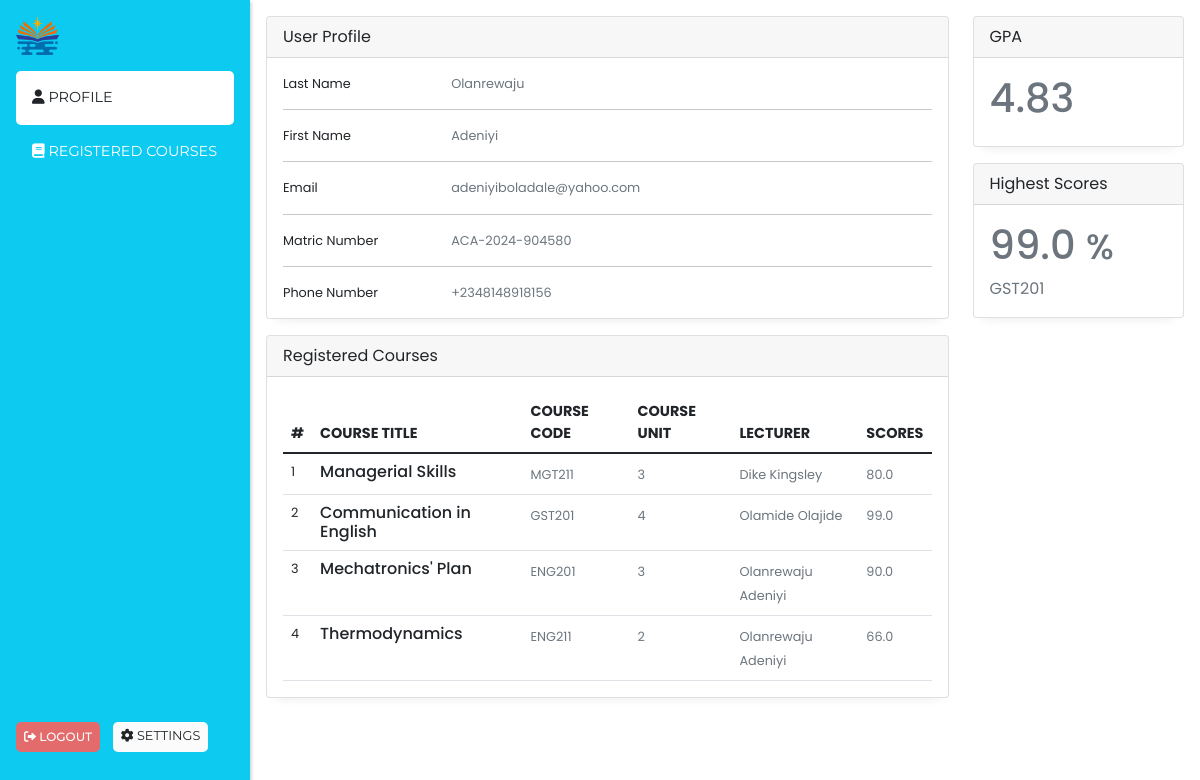
Screenshot of /student_dashboard (signed in) with the database file from the repository.
### models/students.py (models this page shows, shortened)
class Student(db.Model, UserMixin):
    __tablename__ = "students"
    id = db.Column(db.String(50), default=hexid, primary_key=True, index=True)
    first_name = db.Column(db.String(80), nullable=False)
    last_name = db.Column(db.String(80), nullable=False)
    email = db.Column(db.String(120), unique=True, nullable=False)
    phone = db.Column(db.String(20), nullable=False)
    active = db.Column(db.Boolean, default=True)
    stud_id = db.Column(
        db.String(50),
        unique=True,
        nullable=False,
        default=code_generator(f"ACA-{datetime.now().year}-"),
    )
    gpa = db.Column(db.Float, nullable=False, default=0.00)
    password = db.Column(
        db.Text, nullable=False, default=student_default_password("academia")
    )
    changed_password = db.Column(db.Boolean, nullable=False, default=False)
    created_at = db.Column(db.DateTime, nullable=False, default=datetime.utcnow)
    registered_courses = db.relationship(
        "CourseRegistered", cascade="all, delete", backref="student", lazy=True
    )

### models/course_registered.py (models this page shows, shortened)
class CourseRegistered(db.Model, UserMixin):
    __tablename__ = "course_registered"
    id = db.Column(db.String(50), default=hexid, primary_key=True, index=True)
    score = db.Column(db.Float, nullable=False, default=0.0)
    grade = db.Column(db.String(10), default="N/A")
    student_id = db.Column(db.String(50), db.ForeignKey("students.id"), nullable=False)
    course_id = db.Column(db.String(50), db.ForeignKey("courses.id"), nullable=False)

### models/courses.py (models this page shows, shortened)
class Course(db.Model, UserMixin):
    __tablename__ = "courses"
    id = db.Column(db.String(50), default=hexid, primary_key=True, index=True)
    course_title = db.Column(db.String(100), nullable=False)
    course_code = db.Column(db.String(80), unique=True, nullable=False)
    year = db.Column(db.Integer, nullable=False, default=datetime.now().year)
    course_unit = db.Column(db.Integer, nullable=False)
    created_at = db.Column(db.DateTime, nullable=False, default=datetime.now)
    teacher_id = db.Column(db.String(50), db.ForeignKey("admin.id"))
    registered_courses = db.relationship(
        "CourseRegistered", backref="course", lazy=True, cascade="all, delete"
    )
    student_registered = db.relationship(
        "CourseRegistered",
        viewonly=True,
        overlaps="course,registered_courses",
        backref="student_",
    )

### models/admin.py (models this page shows, shortened)
class Admin(db.Model, UserMixin):
    __tablename__ = "admin"
    id = db.Column(db.String(50), default=hexid, primary_key=True, index=True)
    first_name = db.Column(db.String(50), nullable=False)
    last_name = db.Column(db.String(50), nullable=False)
    active = db.Column(db.Boolean, default=True)
    adm_id = db.Column(
        db.String(50), unique=True, nullable=False, default=generate_admin_id
    )
    email = db.Column(db.String(120), unique=True, nullable=False)
    is_superadmin = db.Column(db.Boolean, default=False)
    phone_number = db.Column(db.String(50), nullable=True)
    role_id = db.Column(db.String(50), db.ForeignKey("role.id"), nullable=False)
    password = db.Column(db.Text, nullable=False)
    date_created = db.Column(db.DateTime, default=datetime.now)
    courses = db.relationship(
        "Course", cascade="all, delete", backref="lecturer", lazy=True
    )

### endpoints/student.py (the view)
@student.route("/student_dashboard", methods=["GET"])
@login_required
@student_required
def student_dashboard():
    alert = session.pop("alert", None)
    bg_color = session.pop("bg_color", None)
    all_registered_courses = CourseRegistered.query.filter_by(
        student_id=current_user.id
    )
    highest_score = all_registered_courses.order_by(desc(CourseRegistered.score)).first()
    return render_template(
        "student_templates/home.html",
        student_dashboard=True,
        alert=alert,
        bg_color=bg_color,
        all_registered_courses=all_registered_courses,
        highest_score=highest_score
    )

### app_config.py (called while the page is built)
def create_app(config=config_object["development"]):
    app = Flask(__name__)
    app.config.from_object(config)
    cors.init_app(app)
    login_manager.init_app(app)
    db.init_app(app)
    migrate.init_app(app, db)
    @login_manager.user_loader
    def load_user(user_id):
        logged_user = Admin.query.get(user_id)
        if not logged_user:
            logged_user = Student.query.get(user_id)
        return logged_user
    @login_manager.unauthorized_handler
    def unauthorized():
        session["alert"] = "Please login to access this page"
        session["bg_color"] = "danger"
        return redirect(url_for("school.login"))
    @app.errorhandler(404)
    def page_not_found(e):
        return render_template("404.html")
    app.register_blueprint(admin_blueprint)
    app.register_blueprint(school_blueprint)
    app.register_blueprint(student_blueprint)
    return app

### templates/student_templates/home.html (shortened to what this page needs)
{% extends 'student_templates/student_layout.html' %}
{% block content %}
<div class="row">
    <div class="col-md-9">
        <div class="card">
            <div class="card-header">
                User Profile
            </div>
            <div class="card-body">
                <div class="row">
                    <div class="col-sm-3">
                      <p class="mb-0">Last Name</p>
                    </div>
                    <div class="col-sm-9">
                      <p class="text-muted mb-0">{{current_user.last_name}}</p>
                    </div>
                  </div>
                  <hr>
                  <div class="row">
                    <div class="col-sm-3">
                      <p class="mb-0">First Name</p>
                    </div>
                    <div class="col-sm-9">
                      <p class="text-muted mb-0">{{current_user.first_name}}</p>
                    </div>
                  </div>
                  <hr>
                  <div class="row">
                    <div class="col-sm-3">
                      <p class="mb-0">Email</p>
                    </div>
                    <div class="col-sm-9">
                      <p class="text-muted mb-0">{{current_user.email}}</p>
                    </div>
                  </div>
                  <hr>
                  <div class="row">
                    <div class="col-sm-3">
                      <p class="mb-0">Matric Number</p>
                    </div>
                    <div class="col-sm-9">
                      <p class="text-muted mb-0">{{current_user.stud_id}}</p>
                    </div>
                  </div>
                  <hr>
                <div class="row">
                    <div class="col-sm-3">
                      <p class="mb-0">Phone Number</p>
                    </div>
                    <div class="col-sm-9">
                      <p class="text-muted mb-0">{{current_user.phone}}</p>
                    </div>
                  </div>
            </div>
        </div>
    </div>
    <div class="col-md-3 d-none d-md-block">
        <div class="">
        <div class="card">
            <div class="card-header">
                GPA
            </div>
            <div class="card-body">
                <h1 class="text-muted">{{current_user.gpa}}</h1>
            </div>
        </div>
        <div class="card mt-3">
            <div class="card-header">
                Highest Scores
            </div>
            <div class="card-body">
                <h1 class="text-muted">{{highest_score.score}} <small>%</small></h1>
                <span class="text-muted">{{highest_score.course.course_code}}</span>
            </div>
        </div>
    </div>
    </div>
</div>
<div class="row mt-3">
    <div class="col-md-9">
        <div class="card">
            <div class="card-header">
                <span>Registered Courses</span>
            </div>
            <div class="card-body">
                <div class="row">
                    <div class="col-md-12">
                        <div class="table-responsive">
                            <table class="table no-wrap user-table mb-0">
                                <thead>
                                    <tr>
                                        <th scope="col" class="border-0 text-uppercase font-medium pl-4" style="font-size: .9rem;">#</th>
                                        <th scope="col" class="border-0 text-uppercase font-medium" style="font-size: .9rem;">Course Title</th>
                                        <th scope="col" class="border-0 text-uppercase font-medium" style="font-size: .9rem;">Course Code</th>
                                        <th scope="col" class="border-0 text-uppercase font-medium" style="font-size: .9rem;">Course Unit</th>
                                        <th scope="col" class="border-0 text-uppercase font-medium" style="font-size: .9rem;">Lecturer</th>
                                        <th scope="col" class="border-0 text-uppercase font-medium" style="font-size: .9rem;">Scores</th>
                                    </tr>
                                </thead>
                                <tbody>
                                    {% for course in all_registered_courses %}
                                    <tr>
                                        <td class="pl-4" style="font-size: .8rem;">{{loop.index}}</td>
                                        <td>
                                            <h5 class="font-medium mb-0" style="font-size: 1rem;">{{course.course.course_title}}</h5>
                                        </td>
                                        <td>
                                            <span class="text-muted" style="font-size: .8rem;">{{course.course.course_code}}</span>
                                        </td>
                                        <td>
                                            <span class="text-muted" style="font-size: .8rem;">{{course.course.course_unit}}</span>
                                        </td>
                                        <td>
                                            <span class="text-muted" style="font-size: .8rem;">{{course.course.lecturer.last_name}} {{course.course.lecturer.first_name}}</span>
                                        </td>
                                        <td>
                                            <span class="text-muted" style="font-size: .8rem;">{{course.score}}</span>
                                        </td>
                                    </tr>
                                    {% endfor %}
                                </tbody>
                            </table>
                        </div>
                    </div>
                </div>
                </div>
            </div>
        </div>
    </div>
</div>
{% endblock content %}

### templates/student_templates/student_layout.html (shortened to what this page needs)
<!DOCTYPE html>
<html lang="en">
<head>
    <link
      href="https://cdnjs.cloudflare.com/ajax/libs/font-awesome/6.0.0/css/all.min.css"
      rel="stylesheet"
    />
    <link href="https://cdnjs.cloudflare.com/ajax/libs/twitter-bootstrap/5.1.3/css/bootstrap.min.css" rel="stylesheet">
    <link href="https://maxcdn.bootstrapcdn.com/font-awesome/4.7.0/css/font-awesome.min.css" rel="stylesheet" />
</head>
<body>
    <div class="sidebar bg-info" id="sidebar">
        <div class="p-3">
            <div class="mb-3 d-flex align-items-center">
                <img
            src="{{ url_for('static', filename='logo2.png') }}"
            alt="company's logo"
            style="width: 2.7rem;"
          />
            </div>
            <div class="d-flex flex-column">
            <a href="{{url_for('student.student_dashboard')}}" class="{% if student_dashboard %} bg-white text-dark {% endif %} p-3 sidemenu_link">
                <i class="fas fa-user"></i> Profile</a>
            <a href="{{url_for('student.registered_courses')}}" class="p-3 sidemenu_link {% if registered_courses %} bg-white text-dark {% endif %}">
                <i class="fas fa-book"></i> Registered Courses</a>
            </div>
            <div>
                <div class="d-flex position-fixed bottom-0 mb-5 h5">
                <a class="p-2 sidemenu_link text-white" data-bs-toggle="modal"
                data-bs-target="#exampleModall" style="font-size: .75rem; cursor: pointer; background: rgb(227, 107, 107);">
                <i class="fas fa-sign-out-alt"></i> Logout
            </a>
            <a href="{{url_for('student.edit_profile')}}" class="p-2 sidemenu_link badge text-dark fw-normal" style="margin-left: .8rem; background: rgb(251, 251, 251); font-size: .8rem;">
                <i class="fas fa-cog"></i> Settings
            </a>
            </div>
        </div>
        </div>
    </div>
    <div class="content" id="content">
        <div class="p-3">
            {% block content %}{% endblock content %}
        </div>
</body>
</html>

### templates/student_templates/student_layout.html (style rules this page uses)
* { margin: 0; padding: 0; box-sizing: border-box; font-family: 'Poppins', sans-serif; }
.sidebar { position: fixed; top: 0; left: 0; height: 100%; width: 250px; background-color: #333; color: white; transition: 0.3s; z-index: 999; box-shadow: rgba(0, 0, 0, 0.15) 1.95px 1.95px 2.6px; }
.content { margin-left: 250px; transition: 0.3s; }
a { text-decoration: none; color: white; }
.sidemenu_link { font-size: .9rem; text-transform: uppercase; border-radius: 5px; font-family: 'Montserrat', sans-serif; }

### templates/student_templates/home.html (style rules this page uses)
.card { box-shadow: rgba(33, 35, 38, 0.1) 0px 10px 10px -10px; }
.row p { font-size: .8rem; }

### rows the page displays
Student: last_name "Olanrewaju", first_name "Adeniyi", email "adeniyiboladale@yahoo.com", stud_id "ACA-2024-904580", phone "+2348148918156", gpa "4.83"
CourseRegistered: score "99.0", course.course_title "Communication in English", course.course_code "GST201", course.course_unit "4", course.lecturer.last_name "Olamide", course.lecturer.first_name "Olajide"
Course: course.course_code "GST201"
CourseRegistered: course.course_title "Managerial Skills", course.course_code "MGT211", course.course_unit "3", course.lecturer.last_name "Dike", course.lecturer.first_name "Kingsley", score "80.0"
CourseRegistered: course.course_title "Mechatronics' Plan", course.course_code "ENG201", course.course_unit "3", course.lecturer.last_name "Olanrewaju", course.lecturer.first_name "Adeniyi", score "90.0"
CourseRegistered: course.course_title "Thermodynamics", course.course_code "ENG211", course.course_unit "2", course.lecturer.last_name "Olanrewaju", course.lecturer.first_name "Adeniyi", score "66.0"
